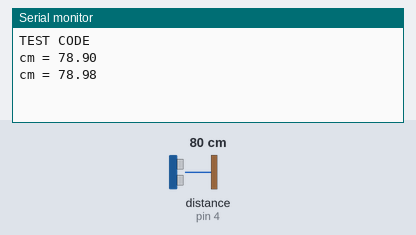
Recording of a sketch running on a simulated Arduino Uno, built with avr-gcc and run on an emulated ATmega328P. Parts: the last lines printed to the serial monitor. Wiring (inferred from the names in the program): ultrasonic range finder: trigger pin 3; echo pin 4. The test bench sets the inputs (shaded band); at power-on: distance to the obstacle (sensor on pin 4) 80 cm. The echo pulse lasts 58.3 µs per cm.

Above: at 1.8 s.
1.9 s: distance to the obstacle (sensor on pin 4) set to 2 cm
At 2.8 s:
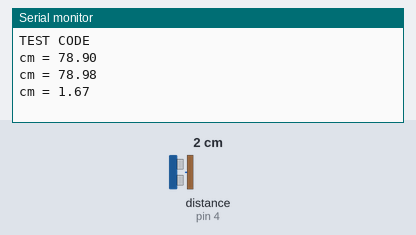
3.4 s: distance to the obstacle (sensor on pin 4) set to 4 cm
At 4.4 s:
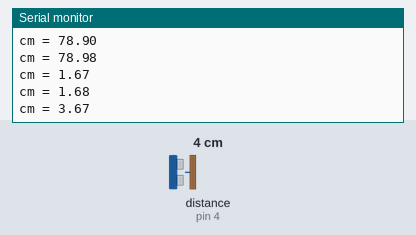
Timing chart, 0 to 6.4 s (numbered marks = the images above; inputs shaded):
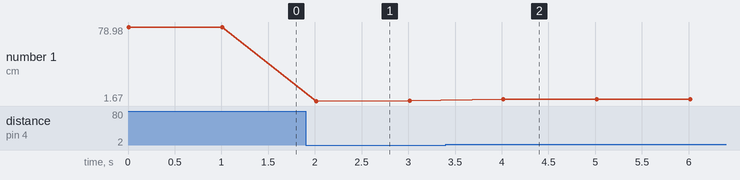

The sketch:

test.ino
```cpp
#include "drv_hcsr04.h"

#define TRIG_PIN      3
#define ECHO_PIN      4

void setup() {
  // put your setup code here, to run once:
  Serial.begin(115200);
  Serial.println("TEST CODE");

  drv_hcsr04_Init(TRIG_PIN, ECHO_PIN);

}

void loop() {
  drv_hcsr04_SendSonar();

  float fCm = drv_hcsr04_GetCmData();

  Serial.print("cm = ");
  Serial.println(fCm);

  delay(1000);

}
```

drv_hcsr04.c
```cpp
//
// Created by Sangwon Lee on 2/1/26.
//

#include <Arduino.h>

#define TRIG_DELAY          10
#define ECHO_TIMEOUT        30000UL // us 30ms -> distance 5m

static unsigned char guc_InitStatus = 0;
static unsigned long gul_RawData;

static int gi_TrigPin = 3; // initial value
static int gi_EchoPin = 4; // initial value

static const float gf_SonarSpeed = 0.0340f;


static float drv_hcsr04_Cal()
{
  if (gul_RawData <= 0)
    return 0.0f;

  return (gul_RawData * gf_SonarSpeed) / 2.0f; //cm
    // calculate length in cm from the sensor data
}

void drv_hcsr04_Init(int i_TrigPinNum, int i_EchoPinNum)
{
    pinMode(i_TrigPinNum, OUTPUT);
    pinMode(i_EchoPinNum, INPUT);
    // pin2 -> trig echo -> configure pinmode
    digitalWrite(i_TrigPinNum, LOW);

    guc_InitStatus = 1;
}

float drv_hr04_GetRawData()
{
  if (!guc_InitStatus)
      return -1;
    //echo -> raw data return

  return gul_RawData;

}

float drv_hcsr04_GetCmData()
{
  if (!guc_InitStatus)
      return -1;

  return drv_hcsr04_Cal();
    //echo -> length data return in cm

}

void drv_hcsr04_SendSonar()
{
    if (!guc_InitStatus)
        return;

    unsigned long ulDuration = 0;

    digitalWrite(gi_TrigPin, LOW);
    delayMicroseconds(2);

    digitalWrite(gi_TrigPin, HIGH);
    delayMicroseconds(TRIG_DELAY);
    digitalWrite(gi_TrigPin, LOW);

    ulDuration = pulseIn(gi_EchoPin, HIGH, ECHO_TIMEOUT);
    gul_RawData = ulDuration;
    // trig -> sonar send
}
```

drv_hcsr04.h
```cpp
//
// Created by Sangwon Lee on 2/1/26.
//


#ifndef ARDUINO_TEST_DRV_HCSR04_H
#define ARDUINO_TEST_DRV_HCSR04_H

#ifdef __cplusplus
extern "C" {
#endif


void drv_hcsr04_Init(int i_TrigPinNum, int i_EchoPinNum);
float drv_hr04_GetRawData();
float drv_hcsr04_GetCmData();
void drv_hcsr04_SendSonar();

#ifdef __cplusplus
}

#endif //ARDUINO_TEST_DRV_HCSR04_H

#endif
```

Measured:
- after the input at 1.9 s, the serial monitor: prints a new line after 0.11 s (image 1)
- after the input at 3.4 s, the serial monitor: prints a new line after 0.61 s (image 2)
- plotted number 1: 78.98 → 1.68 after the input at 1.9 s, 1.68 → 3.67 after the input at 3.4 s
